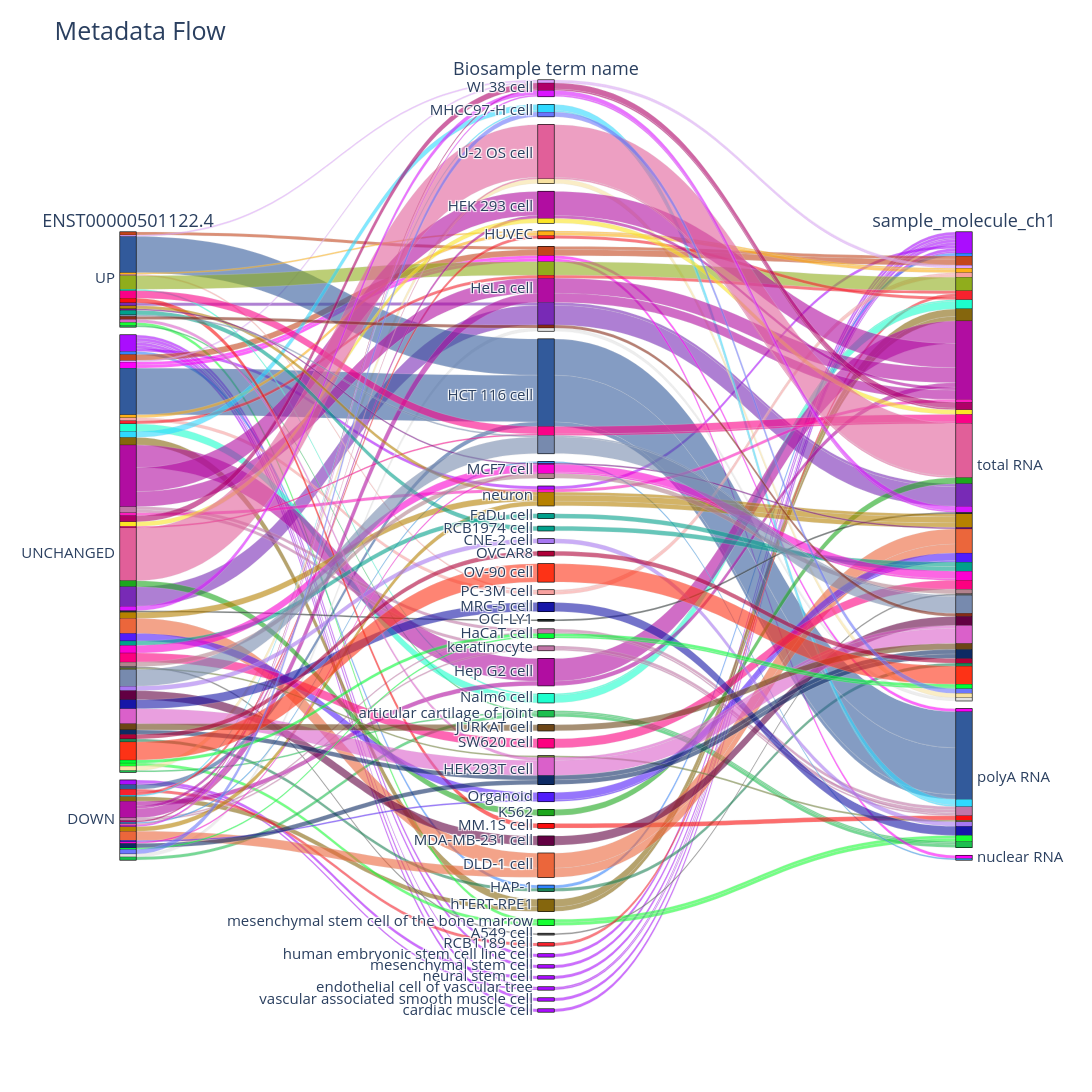

This figure's notebook cell:
### Code cell
fig = create_parcats_from_polars(
    df=NEAT1_transcripts, 
    dimensions=["ENST00000501122.4", "Biosample term name", "sample_molecule_ch1"], 
    color_column="study_accession",
    title="Metadata Flow",
    height=1200,
    width=1800
)

fig.show()

### Figure 1 — Plotly figure (JSON) as saved in the notebook; plotly's stock layout.template omitted (floating-point values rounded to 4 significant figures; data arrays with more than 128 entries replaced by an {"elided": "..."} marker saying what was removed)
{"data": [{"arrangement": "freeform", "bundlecolors": true, "dimensions": [{"label": "ENST00000501122.4", "values": {"elided": "406 str values"}}, {"label": "Biosample term name", "values": {"elided": "406 str values"}}, {"label": "sample_molecule_ch1", "values": {"elided": "406 str values"}}], "hoverinfo": "count+probability", "hoveron": "color", "line": {"cmax": 52, "cmin": 0, "color": {"elided": "406 int values"}, "colorscale": [[0, "#AA0DFE"], [0.01923, "#3283FE"], [0.03846, "#85660D"], [0.05769, "#782AB6"], [0.07692, "#565656"], [0.09615, "#1C8356"], [0.1154, "#16FF32"], [0.1346, "#F7E1A0"], [0.1538, "#E2E2E2"], [0.1731, "#1CBE4F"], [0.1923, "#C4451C"], [0.2115, "#DEA0FD"], [0.2308, "#FE00FA"], [0.25, "#325A9B"], [0.2692, "#FEAF16"], [0.2885, "#F8A19F"], [0.3077, "#90AD1C"], [0.3269, "#F6222E"], [0.3462, "#1CFFCE"], [0.3654, "#2ED9FF"], [0.3846, "#B10DA1"], [0.4038, "#C075A6"], [0.4231, "#FC1CBF"], [0.4423, "#B00068"], [0.4615, "#FBE426"], [0.4808, "#FA0087"], [0.5, "#2E91E5"], [0.5192, "#E15F99"], [0.5385, "#1CA71C"], [0.5577, "#FB0D0D"], [0.5769, "#DA16FF"], [0.5962, "#222A2A"], [0.6154, "#B68100"], [0.6346, "#750D86"], [0.6538, "#EB663B"], [0.6731, "#511CFB"], [0.6923, "#00A08B"], [0.7115, "#FB00D1"], [0.7308, "#FC0080"], [0.75, "#B2828D"], [0.7692, "#6C7C32"], [0.7885, "#778AAE"], [0.8077, "#862A16"], [0.8269, "#A777F1"], [0.8462, "#620042"], [0.8654, "#1616A7"], [0.8846, "#DA60CA"], [0.9038, "#6C4516"], [0.9231, "#0D2A63"], [0.9423, "#AF0038"], [0.9615, "#FD3216"], [0.9808, "#00FE35"], [1, "#6A76FC"]], "shape": "hspline", "showscale": false}, "type": "parcats"}], "layout": {"font": {"size": 18}, "height": 1200, "margin": {"b": 80, "l": 80, "r": 80, "t": 80}, "title": {"text": "Metadata Flow"}, "width": 1800}}
